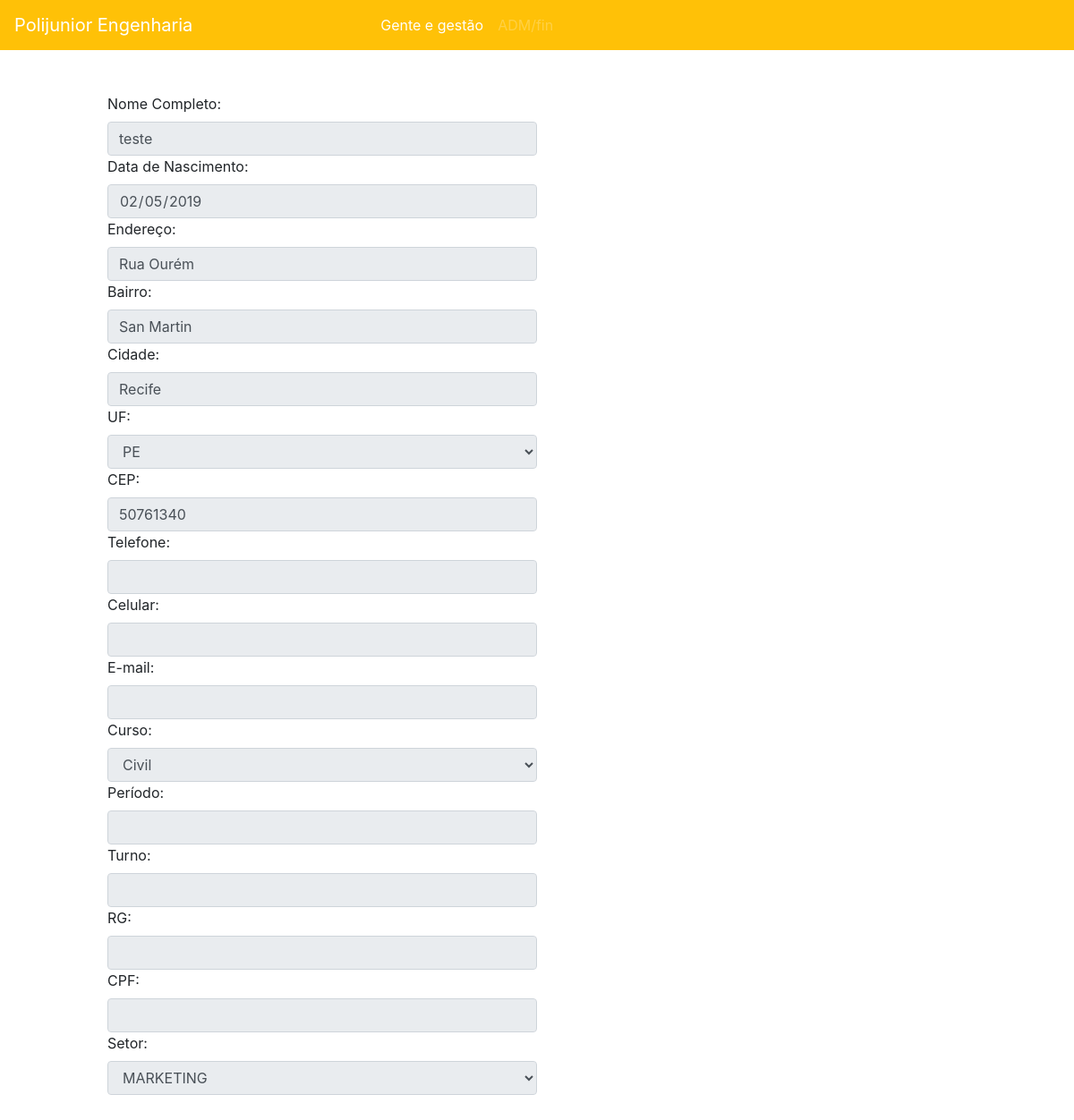
The app's page /formassociado.php?modo=view&idAssociado=13 (signed in) with its own data.
### tables this page shows
CREATE TABLE `associado` (
  `id` int(11) NOT NULL,
  `nome` varchar(80) NOT NULL,
  `data_associacao` date DEFAULT current_timestamp(),
  `id_setor` int(11) NOT NULL,
  `id_engenharia` int(11) NOT NULL
);

CREATE TABLE `dados_associado` (
  `id` int(11) NOT NULL,
  `endereco` varchar(50) DEFAULT NULL,
  `rg` varchar(10) NOT NULL,
  `cpf` varchar(15) DEFAULT NULL,
  `bairro` varchar(30) DEFAULT NULL,
  `cidade` varchar(30) DEFAULT NULL,
  `uf` enum('AC','AL','AP','AM','BA','CE','DF','ES','GO','MA','MT','MS','MG','PA','PB','PR','PE','PI','RJ','RN','RS','RO','RR','SC','SP','SE','TO') DEFAULT NULL,
  `email` varchar(50) DEFAULT NULL,
  `turno` varchar(10) DEFAULT NULL,
  `periodo` varchar(10) DEFAULT NULL,
  `cep` char(8) DEFAULT NULL,
  `celular` varchar(13) DEFAULT NULL,
  `telefone` varchar(10) DEFAULT NULL,
  `id_associado` int(11) NOT NULL,
  `data_nascimento` date DEFAULT curdate(),
  `id_curso` int(11) NOT NULL
);

### formassociado.php (the view, shortened to what this page needs)
<?php
	include 'connection.php';
	if(isset($_GET['modo'])){
		$modo = $_GET['modo'];
	} else {
		header("Location: associado.php");
	}
	function getId(){
		if(isset($_GET['idAssociado'])){
			$idAssociado = $_GET['idAssociado'];
		} else {
			header("Location: associado.php");
		}
	}
	function getFields(){
		global $idAssociado;
		global $conn;
		$sql = "SELECT A.nome as nome, S.id as setor, E.id as engenharia, DA.data_nascimento as dataNascimento, DA.endereco, DA.bairro, DA.cidade, DA.uf, DA.cep, DA.telefone, DA.celular, DA.email, DA.id_curso as curso, DA.periodo, DA.turno, DA.rg, DA.cpf  FROM associado A
		INNER JOIN engenharia E ON A.id_engenharia = E.id
		INNER JOIN setor S ON A.id_setor = S.id
		INNER JOIN dados_associado DA on A.id = DA.id_associado
		WHERE A.id = $idAssociado ";
		$result = $conn->query($sql);
		$row = $result->fetch_assoc();
		$nome = $row['nome'];
		$dataNascimento = $row['dataNascimento'];
		$endereco = $row['endereco'];
		$bairro = $row['bairro'];
		$cidade = $row['cidade'];
		$uf = $row['uf'];
		$cep = $row['cep'];
		$telefone = $row['telefone'];
		$celular = $row['celular'];
		$email = $row['email'];
		$curso = $row['curso'];
		$periodo = $row['periodo'];
		$turno = $row['turno'];
		$rg = $row['rg'];
		$cpf = $row['cpf'];
		$setor = $row['setor'];
	}
	$nome = "";
	$disabled = "";
	if($modo=="view" || $modo=="edit"){
		getFields();
		if($modo == "view"){
			$disabled = "disabled";
		}
	} else {
		$idAssociado = "";
	}
?>
<!DOCTYPE html>
<html>
<head>
	<link rel="stylesheet" type="text/css" href="css/bootstrap.min.css">
	<link rel="stylesheet" type="text/css" href="css/formassociado.css">
</head>
<body>
	<form action="formActionAssociado.php" method="get" id="formularioAssociado">
	  <div class="form-group">
	    <label>Nome Completo:</label>
	    <input class="form-control" <?php echo $disabled; ?> name="nome" id="nome" value="<?php echo $nome; ?>" required>
	    <label>Data de Nascimento:</label>
	    <input class="form-control" <?php echo $disabled; ?> type="date" name="dataNascimento" id="dataNascimento" value="<?php echo $dataNascimento; ?>">
	    <label>Endereço:</label>
	    <input class="form-control" <?php echo $disabled; ?> type="text" name="endereco" id="endereco" value="<?php echo $endereco ?>">
	    <label>Bairro:</label>
	    <input class="form-control" <?php echo $disabled; ?> type="text" name="bairro" id="bairro" value="<?php echo $bairro; ?>">
	    <label>Cidade:</label>
	    <input class="form-control" <?php echo $disabled; ?> type="text" name="cidade" id="cidade" value="<?php echo $cidade; ?>">
	    <label>UF:</label>
	    <select class="form-control" <?php echo $disabled; ?> name="uf" id="uf">
	    	<?php
	    	$arrayUf = ['AC','AL','AP','AM','BA','CE','DF','ES','GO','MA','MT','MS','MG','PA','PB','PR','PE','PI','RJ','RN','RS','RO','RR','SC','SP','SE','TO'];
	    	foreach ($arrayUf as $key => $value) {
	    		$selected = "";
	    		if($uf == $value){
	    			$selected = "selected";
	    		}
	    		echo "<option value='$value' $selected>$value</option>";
	    	}
	    	?>
	    </select>
	    <label>CEP:</label>
		  <input class="form-control" <?php echo $disabled; ?> pattern="[0-9]{8}$" type="text" name="cep" id="cep" value="<?php echo $cep; ?>">
		  <label>Telefone:</label>
		  <input class="form-control" <?php echo $disabled; ?> type="tel" maxlength="15" pattern="[0-9]{7,10}$" name="telefone" id="telefone" value="<?php echo $telefone; ?>">
		  <label>Celular:</label>
		  <input class="form-control" <?php echo $disabled; ?> type="tel" maxlength="15" pattern="[0-9]{7,10}$" name="celular" id="celular" value="<?php echo $celular; ?>">
	    <label>E-mail:</label>
	    <input class="form-control" <?php echo $disabled; ?> type="E-mail" name="email" id="email"
	    pattern="[a-z0-9._%+-]+@[a-z0-9.-]+\.[a-z]{2,4}$" value="<?php echo $email; ?>">
	    <label>Curso:</label>
	    <select class="form-control" name="curso" id="curso" <?php echo $disabled; ?> required>
	    	<?php
	    	$sql = "SELECT id, nome FROM engenharia ORDER BY nome";
	    	$result = $conn->query($sql);
	    	while($row = $result->fetch_assoc()){
	    		$selected = "";
	    		if($curso == $row['id']){
	    			$selected = "selected";
	    		}
	    		echo "<option value='".$row['id']."' $selected>".$row['nome']."</option>";
	    	}
	    	?>
	    </select>
	    <label>Período:</label>
	    <input class="form-control" <?php echo $disabled; ?> type="text" maxlength="15" pattern="[0-9]{4}.[1-2]$" name="periodo" id="periodo" value="<?php echo $periodo; ?>">
	    <label>Turno:</label>
	    <input class="form-control" <?php echo $disabled; ?> type="text" name="turno" id="turno" value="<?php echo $turno; ?>">
	    <label>RG:</label>
	    <input class="form-control" <?php echo $disabled; ?> type="text" maxlength="15" pattern="[0-9]{7}$" name="rg" id="rg" value="<?php echo $rg; ?>">
	    <label>CPF:</label>
	    <input class="form-control" <?php echo $disabled; ?> type="text" maxlength="15" pattern="[0-9]{11}$" name="cpf" id="cpf" value="<?php echo $cpf; ?>">
	    <label>Setor:</label>
	    <select class="form-control" name="setor" id="setor" <?php echo $disabled; ?> required>
	    	<?php
	    	$sql = "SELECT id, nome FROM setor ORDER BY nome";
	    	$result = $conn->query($sql);
	    	while($row = $result->fetch_assoc()){
	    		$selected = "";
	    		if($setor == $row['id']){
	    			$selected = "selected";
	    		}
	    		echo "<option value='".$row['id']."' $selected>".$row['nome']."</option>";
	    	}
	    	?>
	    </select>
	  </div>
	</form>
</body>
</html>

### css/formassociado.css (style rules this page uses)
#formularioAssociado { width: 40%; margin-left: 10%; margin-top: 4%; margin-bottom: 4%; }

### records on screen
associado: nome "teste", dataNascimento "02/05/2019", endereco "Rua Ourém", bairro "San Martin", cidade "Recife", cep "50761340"

### other values on screen
form field uf "PE"
form field curso "Civil"
form field setor "MARKETING"
